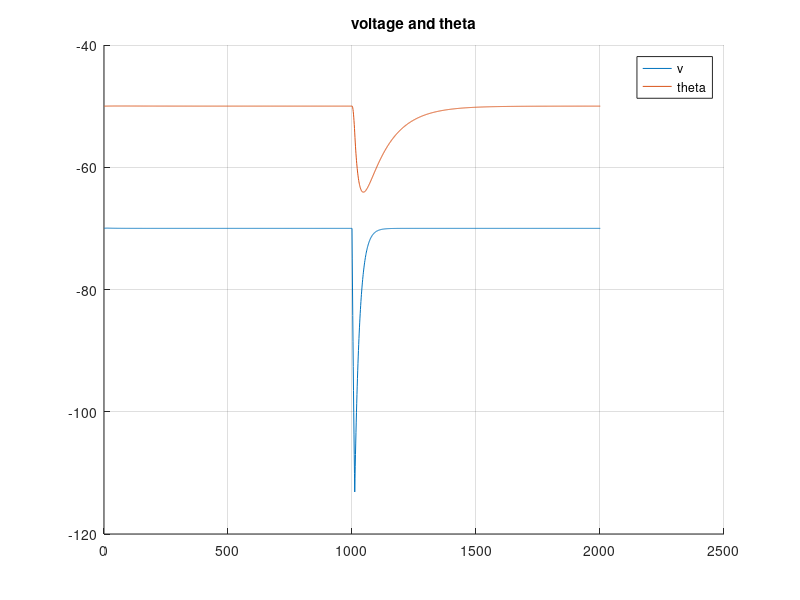

Write the MATLAB code that produced this figure. (Note: this script raises an error after producing the figure.)
% parameters
% 	# Define simulation and model parameters dictionary
% params = {'k1': 0.2,             # I₁ decay term
%           'k2': 0.02,            # I₂ decay term
%           'b': 0.01,             # Θ decay term
%           'R1': 0.0,             # I₁ update constant
%           'R2': 1.0,             # I₂ update constant
%           'El': -70.0,           # Reverse potential
%           'Vr': -70.0,           # Resting potential
%           'Thetar': -60.0,       # Resting threshold
%           'a': 0.000,            # Specifier of spike response
%           'A1': 0.0,             # I₁ additive update constant
%           'A2': 0.0,             # I₂ additive update constant
%           'G': 0.05,             # Membrane potential decay term
%           'C': 1.0,              # Membrane capacitance
%           'ThetaInf': -50.0}       # Reverse threshold
close all;
clear all;

k1=0.2;k2=0.02;b=0.01;R1=0.0;R2=1.0;
El=-70.0;Vr=-70.0;Thetar=-60.0;G=0.05;C=1.0;ThetaInf=-50.0;

t_simulate = 2000;
dt = 1; % may be 1ms
tspan = 0:dt:t_simulate;

i1 = zeros(1, length(tspan));
i2 = zeros(1, length(tspan));
v = zeros(1, length(tspan));
theta = zeros(1, length(tspan));
spikes = zeros(1, length(tspan));
iext = zeros(1, length(tspan));
iext(1000:1010) = -5; % -10 is so low for the current params
% iext(500:600) = 100;


% params for phasic burst and rebound burst
% a = 0.01; A1 = 25; A2 = -0.6; 
% a = 0.01; A1 = 20; A2 = -0.6; 
%  a = 0.01; A1 = 12; A2 = -0.6;
  a = 0.019; A1 = 5; A2 = -0.6;
% params fo tonic spike through spike for +ve current
% a = 0; A1 = 0; A2 = 0; 

% testing if these show rebound burst
%  a = 0.009; A1 = 5; A2 = -0.6;

% IC=(0.01, 0.001, -70.0, -50.0)
% initial conditions
i1(1) = 0.01;
i2(1) = 0.001;
v(1) =-70.0 ;
theta(1) = -50.0;

% temporrary
x = [];
for t=2:length(tspan)
    i1(t) = i1(t-1) + dt*(-k1*i1(t-1));
    i2(t) = i2(t-1) + dt*(-k2*i2(t-1));
    v(t) = v(t-1) + dt*(1/C)*(iext(t-1)+ i1(t-1) + i2(t-1) - G*(v(t-1) - El));
    theta(t) = theta(t-1) + dt*( a*(v(t-1) - El) - b*(theta(t-1) - ThetaInf)  );

    if v(t) > theta(t)
        i1(t) = R1*i1(t) + A1;
        i2(t) = R2*i2(t) + A2;
        v(t) = Vr;
        theta(t) = max(Thetar, theta(t));

        spikes(t) = 1;
       x = [x, t];
    end
end

figure
    hold on 
        plot(v)
        plot(theta)
        title('voltage and theta')
        legend('v','theta')
    hold off
grid

a = x(1);b = length(x);c=x(end);
disp(a)
disp(c)
disp(b)
